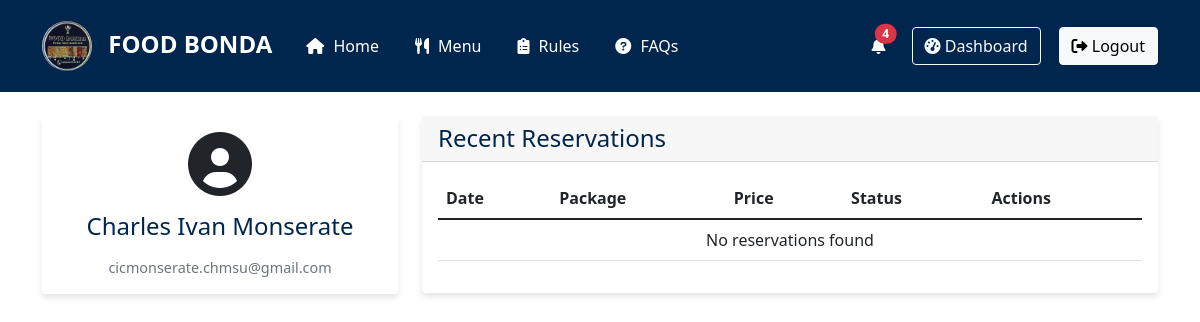
The page /customer_dashboard.php (signed in) on the database as committed earlier.
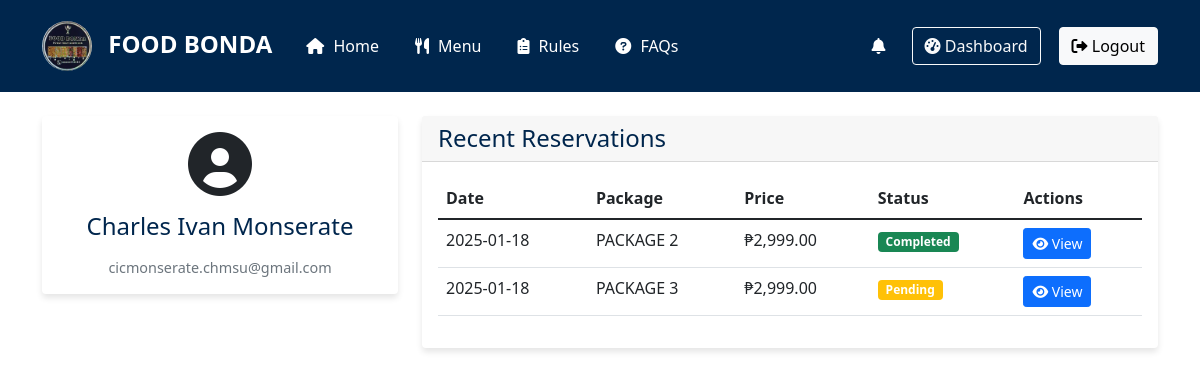
The same page on the database as committed later.
### tables this page shows
CREATE TABLE IF NOT EXISTS `customers` (
  `customer_id` int NOT NULL AUTO_INCREMENT,
  `first_name` varchar(50) NOT NULL,
  `middle_name` varchar(50) DEFAULT NULL,
  `last_name` varchar(50) NOT NULL,
  `email` varchar(100) NOT NULL,
  `password` varchar(255) NOT NULL,
  `created_at` timestamp NULL DEFAULT CURRENT_TIMESTAMP,
  `last_login` timestamp NULL DEFAULT NULL,
  `status` enum('active','inactive') DEFAULT 'active',
  PRIMARY KEY (`customer_id`),
  UNIQUE KEY `email` (`email`)
);

CREATE TABLE IF NOT EXISTS `reservations` (
  `reservation_id` int NOT NULL AUTO_INCREMENT,
  `customer_id` int NOT NULL,
  `package_id` int DEFAULT NULL,
  `first_name` varchar(50) NOT NULL,
  `middle_name` varchar(50) DEFAULT NULL,
  `last_name` varchar(50) NOT NULL,
  `contact` varchar(11) NOT NULL,
  `email` varchar(100) NOT NULL,
  `event_date` date NOT NULL,
  `delivery_time` time NOT NULL,
  `delivery_address` text NOT NULL,
  `event_type` enum('wedding','birthday','christening','thanksgiving','fiesta') NOT NULL,
  `selected_dishes` text NOT NULL,
  `gcash_receipt_path` varchar(255) DEFAULT NULL,
  `status` enum('pending','approved','completed','cancelled') DEFAULT 'pending',
  `created_at` timestamp NULL DEFAULT CURRENT_TIMESTAMP,
  `updated_at` timestamp NOT NULL DEFAULT CURRENT_TIMESTAMP ON UPDATE CURRENT_TIMESTAMP,
  PRIMARY KEY (`reservation_id`),
  KEY `customer_id` (`customer_id`),
  KEY `package_id` (`package_id`),
  CONSTRAINT `customer_foreign` FOREIGN KEY (`customer_id`) REFERENCES `customers` (`customer_id`),
  CONSTRAINT `package_foreign` FOREIGN KEY (`package_id`) REFERENCES `packages` (`package_id`)
);

CREATE TABLE IF NOT EXISTS `packages` (
  `package_id` int NOT NULL AUTO_INCREMENT,
  `package_name` varchar(255) NOT NULL,
  `price` decimal(10,2) NOT NULL,
  `included_dishes` text NOT NULL,
  `additional_dishes_limit` int DEFAULT NULL,
  PRIMARY KEY (`package_id`)
);

### session.php (called while the page is built, shortened)
<?php
function isLoggedIn() {
    return isset($_SESSION['customer_id']);
}
?>

### customer_dashboard.php (the view, shortened to what this page needs)
<?php
require_once 'session.php';
require_once 'db_conn.php';
$customer_id = $_SESSION['customer_id'];
$stmt = $conn->prepare('SELECT * FROM customers WHERE customer_id = ?');
$stmt->bind_param('i', $customer_id);
$stmt->execute();
$customer = $stmt->get_result()->fetch_assoc();
?>
<!DOCTYPE html>
<html lang="en">
<head>
    <link href="https://cdn.jsdelivr.net/npm/bootstrap@5.1.3/dist/css/bootstrap.min.css" rel="stylesheet">
    <link rel="stylesheet" href="https://cdnjs.cloudflare.com/ajax/libs/font-awesome/6.0.0/css/all.min.css">
    <link href="main.css" rel="stylesheet">
</head>
<body>
    <?php include 'navbar.php'; ?>
    <div class="container py-4">
        <div class="row">
            <div class="col-md-4 mb-4">
                <div class="card">
                    <div class="card-body text-center">
                        <i class="fas fa-user-circle fa-4x mb-3"></i>
                        <h5 class="card-title"><?php echo htmlspecialchars($customer['first_name'] . ' ' . $customer['last_name']); ?></h5>
                        <p class="card-text text-muted"><?php echo htmlspecialchars($customer['email']); ?></p>
                    </div>
                </div>
            </div>
            <div class="col-md-8">
                <div class="card mb-4">
                    <div class="card-header">
                        <h5 class="card-title mb-0">Recent Reservations</h5>
                    </div>
                    <div class="card-body">
                        <div class="table-responsive">
                            <table class="table">
                                <thead>
                                    <tr>
                                        <th>Date</th>
                                        <th>Package</th>
                                        <th>Price</th>
                                        <th>Status</th>
                                        <th>Actions</th>
                                    </tr>
                                </thead>
                                <tbody>
                                    <?php
                                    $stmt = $conn->prepare("SELECT r.reservation_id, r.event_date, r.status, p.amount_paid, pk.package_name, pk.price
                                                            FROM reservations r
                                                            LEFT JOIN payment p ON r.reservation_id = p.reservation_id
                                                            LEFT JOIN packages pk ON r.package_id = pk.package_id
                                                            WHERE r.customer_id = ?
                                                            ORDER BY r.created_at DESC
                                                            LIMIT 5");
                                    $stmt->bind_param("i", $customer_id);
                                    $stmt->execute();
                                    $reservations = $stmt->get_result();
                                    if ($reservations->num_rows > 0):
                                        while ($reservation = $reservations->fetch_assoc()):
                                    ?>
                                    <tr>
                                        <td><?php echo htmlspecialchars($reservation['event_date']); ?></td>
                                        <td><?php echo htmlspecialchars($reservation['package_name']); ?></td>
                                        <td>₱<?php echo number_format($reservation['price'], 2); ?></td>
                                        <td>
                                            <span class="badge bg-<?php echo $reservation['status'] === 'completed' ? 'success' : ($reservation['status'] === 'cancelled' ? 'danger' : 'warning'); ?>">
                                                <?php echo ucfirst(htmlspecialchars($reservation['status'])); ?>
                                            </span>
                                        </td>
                                        <td>
                                            <a href="ticket.php?id=<?php echo $reservation['reservation_id']; ?>" class="btn btn-sm btn-primary">
                                                <i class="fas fa-eye"></i> View
                                            </a>
                                        </td>
                                    </tr>
                                    <?php
                                        endwhile;
                                    else:
                                    ?>
                                    <tr>
                                        <td colspan="5" class="text-center">No reservations found</td>
                                    </tr>
                                    <?php endif; ?>
                                </tbody>
                            </table>
                        </div>
                    </div>
                </div>
            </div>
        </div>
    </div>
</body>
</html>

### navbar.php (shortened to what this page needs)
<?php
require_once 'session.php';
require_once 'db_conn.php';
$notifications = [];
if (isLoggedIn()) {
    $customer_id = $_SESSION['customer_id'];
    $stmt = $conn->prepare('SELECT * FROM notifications WHERE customer_id = ? AND is_read = 0 ORDER BY created_at DESC LIMIT 5');
    $stmt->bind_param('i', $customer_id);
    $stmt->execute();
    $result = $stmt->get_result();
    while ($row = $result->fetch_assoc()) {
        $notifications[] = $row;
    }
}
?>
<nav class="navbar navbar-expand-lg">
    <div class="container">
        <a class="navbar-brand" href="index.php">
            <img src="logo.jpg" alt="FOODBONDA_logo">
            FOOD BONDA
        </a>
        <div class="collapse navbar-collapse" id="navbarNav">
            <ul class="navbar-nav me-auto">
                <li class="nav-item">
                    <a class="nav-link" href="index.php#intro"><i class="fas fa-home"></i> Home</a>
                </li>
                <li class="nav-item">
                    <a class="nav-link" href="index.php#menu"><i class="fas fa-utensils"></i> Menu</a>
                </li>
                <li class="nav-item">
                    <a class="nav-link" href="index.php#rules"><i class="fas fa-clipboard-list"></i> Rules</a>
                </li>
                <li class="nav-item">
                    <a class="nav-link" href="index.php#faqs"><i class="fas fa-question-circle"></i> FAQs</a>
                </li>
            </ul>
            <div class="auth-buttons">
                <?php if (isLoggedIn()): ?>
                <div class="d-flex align-items-center">
                    <div class="notification-bell me-3 position-relative">
                        <a href="#" class="text-white" data-bs-toggle="dropdown">
                            <i class="fas fa-bell"></i>
                            <?php if (count($notifications) > 0): ?>
                            <span
                                class="position-absolute top-0 start-100 translate-middle badge rounded-pill bg-danger">
                                <?php echo count($notifications); ?>
                            </span>
                            <?php endif; ?>
                        </a>
                    </div>
                    <a href="customer_dashboard.php" class="btn btn-outline-light me-2">
                        <i class="fas fa-tachometer-alt"></i> Dashboard
                    </a>
                    <a href="logout.php" class="btn btn-light">
                        <i class="fas fa-sign-out-alt"></i> Logout
                    </a>
                </div>
                <?php endif; ?>
            </div>
        </div>
    </div>
</nav>

### main.css (style rules this page uses)
:root { --dark-blue: #00264d; --light-blue: #e8f1f8; --light-gray: #f8f9fa; --accent-blue: #0066cc; }
body { min-height: 100vh; display: flex; flex-direction: column; }
.navbar { background-color: var(--dark-blue); padding: 1rem; }
.navbar-brand img { width: 50px; height: 50px; border-radius: 50%; margin-right: 10px; }
.navbar-brand { color: white !important; font-size: 1.5rem; font-weight: bold; }
.nav-link { color: white !important; margin: 0 10px; }
.card { transition: transform 0.3s ease; border: none; box-shadow: 0 4px 6px rgba(0, 0, 0, 0.1); }
.card-title { color: var(--dark-blue); font-size: 1.5rem; margin-bottom: 1rem; }
.card-text { color: #666; font-size: 0.9rem; margin-bottom: 1.5rem; }
.nav-link i { margin-right: 5px; }
.auth-buttons .btn { margin-left: 10px; }

Rows that differ between the two databases and show on the page:
added reservations: event_date "2025-01-18", package.package_name "PACKAGE 2", package.price "2,999.00", status "Completed"
added reservations: event_date "2025-01-18", package.package_name "PACKAGE 3", package.price "2,999.00", status "Pending"
Other text that changed with them:
count($notifications): "4" → (not shown)
text no longer shown: "No reservations found"
